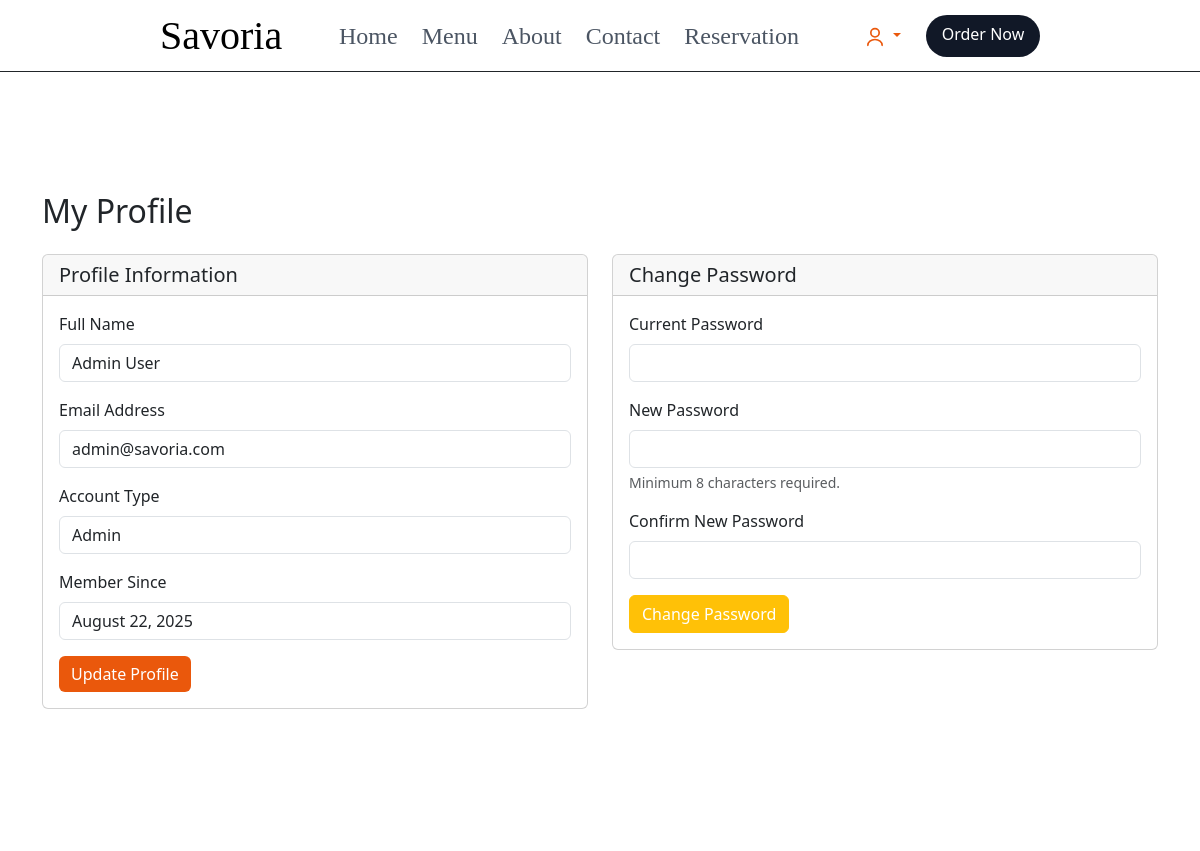
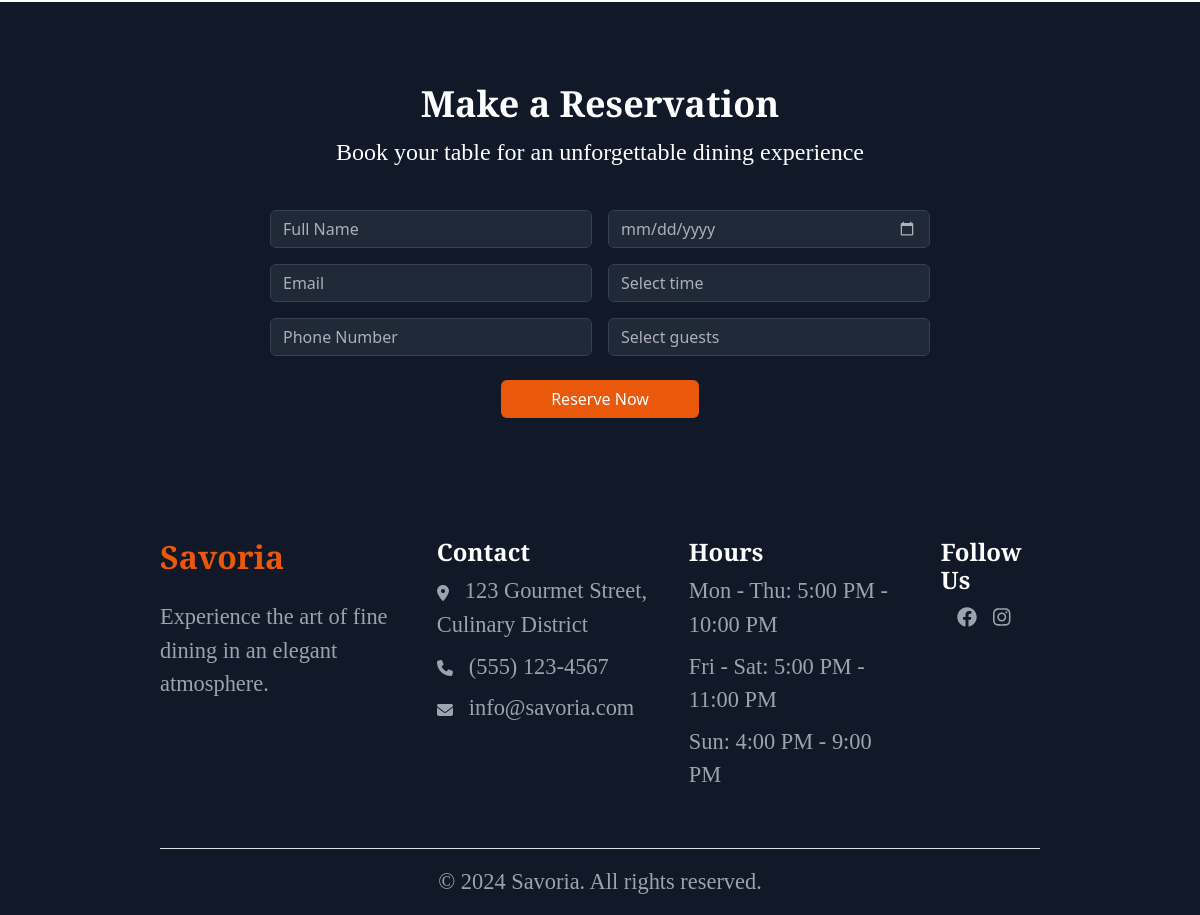
The app's page /profile.php (signed in) with its own data (2 pictures, top to bottom).
### tables this page shows
CREATE TABLE users (
    id INT AUTO_INCREMENT PRIMARY KEY,
    name VARCHAR(100) NOT NULL,
    email VARCHAR(150) UNIQUE NOT NULL,
    password_hash VARCHAR(255) NOT NULL,
    role ENUM('admin', 'user') DEFAULT 'user',
    phone VARCHAR(20),
    last_login TIMESTAMP NULL,
    created_at TIMESTAMP DEFAULT CURRENT_TIMESTAMP,
    updated_at TIMESTAMP DEFAULT CURRENT_TIMESTAMP ON UPDATE CURRENT_TIMESTAMP,
    INDEX idx_email (email),
    INDEX idx_role (role)
);

### includes/auth.php (called while the page is built, shortened)
<?php
require_once __DIR__ . '/db.php';
function is_logged_in() {
    return isset($_SESSION['user_id']) && !empty($_SESSION['user_id']);
}
function current_user() {
    static $user = null;
    if ($user === null) {
        $user = db_fetch_one(
            "SELECT id, name, email, role, created_at FROM users WHERE id = ?",
            [$_SESSION['user_id']],
            'i'
        );
    }
    return $user;
}
function has_role($role) {
    $user = current_user();
    return $user && $user['role'] === $role;
}
?>

### includes/db.php (called while the page is built, shortened)
<?php
class Database {
    private static $instance = null;
    private $connection;
    private function __construct() {
        try {
            $this->connection = new mysqli(DB_HOST, DB_USER, DB_PASS, DB_NAME);
            $this->connection->set_charset("utf8mb4");
        } catch (Exception $e) {
            if (DEBUG_MODE) {
                die("Database connection error: " . $e->getMessage());
            } else {
                die("Database connection error. Please try again later.");
            }
        }
    }
    public static function getInstance() {
        if (self::$instance === null) {
            self::$instance = new Database();
        }
        return self::$instance;
    }
    public function query($sql, $params = [], $types = '') {
        $stmt = $this->connection->prepare($sql);
        if (!empty($params)) {
            $stmt->bind_param($types, ...$params);
        }
        if (!$stmt->execute()) {
            if (DEBUG_MODE) {
                throw new Exception("Execute failed: " . $stmt->error);
            } else {
                throw new Exception("Database operation failed");
            }
        }
        return $stmt;
    }
    public function fetchOne($sql, $params = [], $types = '') {
        $stmt = $this->query($sql, $params, $types);
        $result = $stmt->get_result();
        return $result->fetch_assoc();
    }
}
function db() {
    return Database::getInstance();
}
function db_fetch_one($sql, $params = [], $types = '') {
    return db()->fetchOne($sql, $params, $types);
}
?>

### profile.php (the view, shortened to what this page needs)
<?php
require_once __DIR__ . '/includes/auth.php';
require_once __DIR__ . '/includes/db.php';
$user = current_user();
$user = db_fetch_one("SELECT * FROM users WHERE id = ?", [$user['id']], 'i');
?>
<!DOCTYPE html>
<html lang="en">
<head>
    <link href="https://cdn.jsdelivr.net/npm/bootstrap@5.3.3/dist/css/bootstrap.min.css" rel="stylesheet">
    <link rel="stylesheet" href="css/main.css">
</head>
<body>
   <?php include 'includes/header.php'; ?>
    <div class="container" style="margin-top: 120px; margin-bottom: 120px;">
        <div class="row">
            <div class="col-12">
                <h2 class="mb-4">My Profile</h2>
                <div class="row">
                    <div class="col-md-6">
                        <div class="card mb-4">
                            <div class="card-header">
                                <h5 class="mb-0">Profile Information</h5>
                            </div>
                            <div class="card-body">
                                <form method="POST">
                                    <div class="mb-3">
                                        <label for="name" class="form-label">Full Name</label>
                                        <input type="text" class="form-control" id="name" name="name" value="<?= htmlspecialchars($user['name']) ?>" required>
                                    </div>
                                    <div class="mb-3">
                                        <label for="email" class="form-label">Email Address</label>
                                        <input type="email" class="form-control" id="email" name="email" value="<?= htmlspecialchars($user['email']) ?>" required>
                                    </div>
                                    <div class="mb-3">
                                        <label class="form-label">Account Type</label>
                                        <input type="text" class="form-control" value="<?= ucfirst($user['role']) ?>" readonly>
                                    </div>
                                    <div class="mb-3">
                                        <label class="form-label">Member Since</label>
                                        <input type="text" class="form-control" value="<?= date('F j, Y', strtotime($user['created_at'])) ?>" readonly>
                                    </div>
                                    <button type="submit" class="btn btn-primary">Update Profile</button>
                                </form>
                            </div>
                        </div>
                    </div>
                    <div class="col-md-6">
                        <div class="card">
                            <div class="card-header">
                                <h5 class="mb-0">Change Password</h5>
                            </div>
                            <div class="card-body">
                                <form method="POST">
                                    <div class="mb-3">
                                        <label for="current_password" class="form-label">Current Password</label>
                                        <input type="password" class="form-control" id="current_password" name="current_password" required>
                                    </div>
                                    <div class="mb-3">
                                        <label for="new_password" class="form-label">New Password</label>
                                        <input type="password" class="form-control" id="new_password" name="new_password" required>
                                        <div class="form-text">Minimum 8 characters required.</div>
                                    </div>
                                    <div class="mb-3">
                                        <label for="confirm_password" class="form-label">Confirm New Password</label>
                                        <input type="password" class="form-control" id="confirm_password" name="confirm_password" required>
                                    </div>
                                    <button type="submit" class="btn btn-warning" style="color: white;">Change Password</button>
                                </form>
                            </div>
                        </div>
                    </div>
                </div>
            </div>
        </div>
    </div>
    <?php include 'includes/footer.php'; ?>
</body>
</html>

### css/main.css (style rules this page uses)
.btn-primary { background-color: #ea580c; border: 1px #ea580c; }

### records on screen
users: name "Admin User", email "admin@savoria.com", role "Admin", created_at "August 22, 2025"
